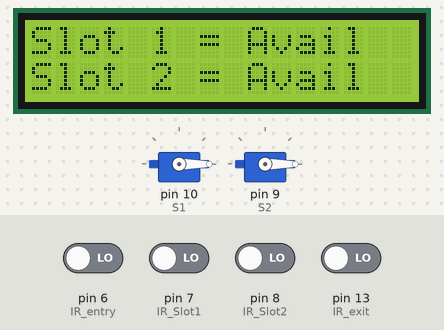
Bench run of a sketch on a simulated Arduino Uno, built with avr-gcc and run on an emulated ATmega328P. Parts: 2 × servo, 16×2 character LCD. Inputs (shaded band) come from the test bench; at power-on: pin 6 (IR_entry), pin 7 (IR_Slot1), pin 8 (IR_Slot2), pin 13 (IR_exit) LOW.

Above: at 5.2 s.
5.3 s: pin 7 (IR_Slot1) driven HIGH
At 6.0 s:
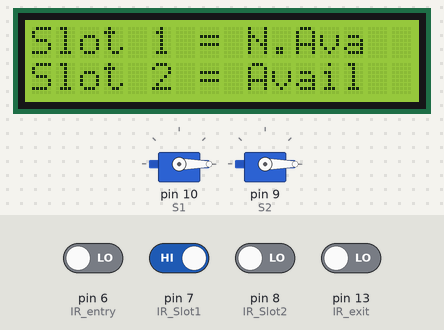
6.8 s: pin 8 (IR_Slot2) driven HIGH
At 7.1 s:
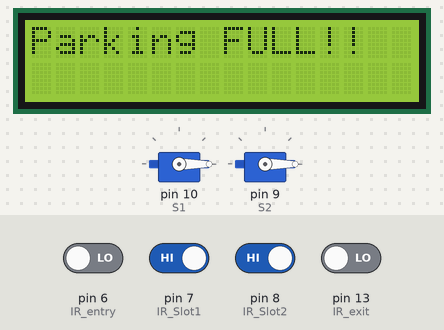
8.3 s: pin 7 (IR_Slot1) driven LOW
At 10.0 s:
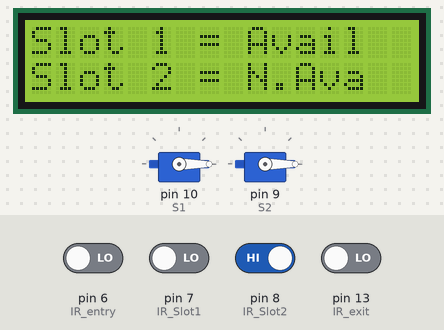
10.3 s: pin 6 (IR_entry) driven HIGH
At 10.8 s:
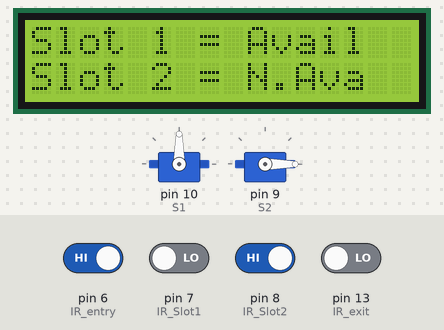
11.8 s: pin 13 (IR_exit) driven HIGH
At 13.0 s:
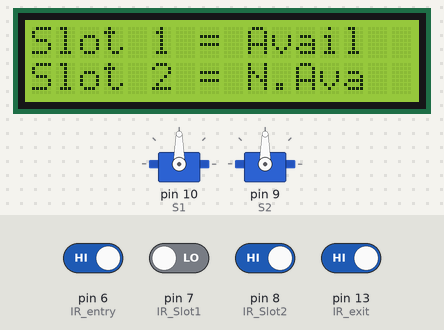
13.3 s: pin 6 (IR_entry) driven LOW
At 14.3 s:
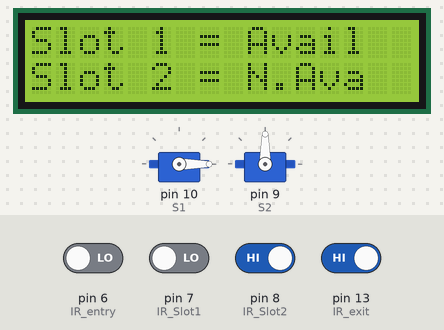
Timing chart, 0 to 15.8 s (numbered marks = the images above; inputs shaded):
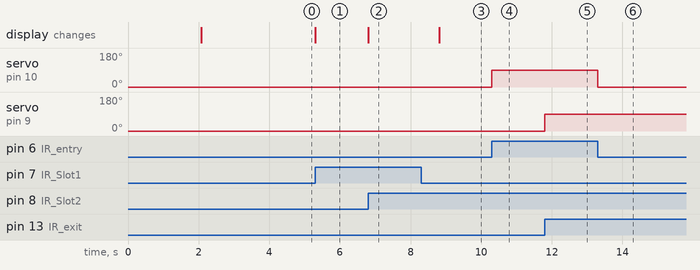

The sketch:

_smart_parking_system_by_nishit_mittal_1022031671.ino
```cpp
#include<LiquidCrystal.h>
#include<Servo.h>

Servo S1,S2; //Objects of servo type

#define IR_Slot1 7 //Define pins
#define IR_Slot2 8
#define IR_entry 6
#define IR_exit 13

int pos=0; //Initial position of servo motor
//initialize the library with nos of interface pins
LiquidCrystal lcd(12, 11, 5, 4, 3, 2);

void setup() {

  S1.attach(10);
  S2.attach(9);

  S1.write(pos);//Initial pos at 0 for both motors
  S2.write(pos);

  pinMode(IR_Slot1, INPUT);
  pinMode(IR_Slot2, INPUT);
  pinMode(IR_entry, INPUT);
  pinMode(IR_exit, INPUT);


  lcd.begin(16,2); //Initialize the 16x2 lcd

  //Print headline to the LCD
  lcd.print(" Smart  Parking");
  lcd.setCursor(0, 1); //Set cursor to col 1, row 2
  lcd.print("     System");
  delay(2000);
  lcd.clear(); //To clear the lcd screen
  lcd.setCursor(0, 0);
  lcd.print("Slot 1 = Avail");
  lcd.setCursor(0, 1);
  lcd.print("Slot 2 = Avail");
  delay(2000);
}

void loop()
{
  if(digitalRead(IR_Slot1)==HIGH)
  {
    lcd.setCursor(0, 0);
    lcd.print("Slot 1 = N.Ava");//when car is parked in slot 1
  }
  else
  {
    lcd.setCursor(0, 0);
    lcd.print("Slot 1 = Avail");
  }
  if(digitalRead(IR_Slot2)==HIGH)
  {
    lcd.setCursor(0, 1);
    lcd.print("Slot 2 = N.Ava");//when car is parked in slot 2
  }
  else
  {
    lcd.setCursor(0, 1);
    lcd.print("Slot 2 = Avail");
  }

  if(digitalRead(IR_entry)==HIGH)
  {
    S1.write(pos+90); //The barrier will lift up if car enters
  }
  else
  {
    S1.write(pos);
  }

  if(digitalRead(IR_exit)==HIGH)
  {
    S2.write(pos+90); //The barrier will lift up if car exits
  }
  else
  {
    S2.write(pos);
  }
  if(digitalRead(IR_Slot1)==HIGH&&digitalRead(IR_Slot2)==HIGH)
  {
    lcd.clear();
    lcd.print("Parking FULL!!");
    delay(2000);

  }
}
  
```

Measured:
- after the input at 5.3 s, the display: changes at once (image 1)
- after the input at 6.8 s, the display: changes at once (image 2)
- after the input at 8.3 s, the display: changes after 0.51 s (image 3)
- after the input at 10.3 s, servo on pin 10 (S1): 0° → 90° at once
- after the input at 11.8 s, servo on pin 9 (S2): 0° → 90° at once
- after the input at 13.3 s, servo on pin 10 (S1): 90° → 0° at once
